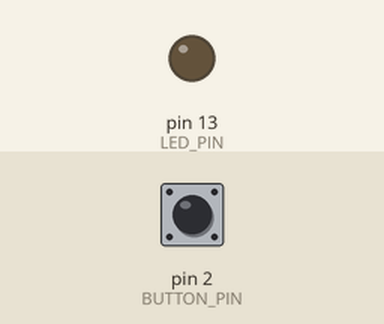
This sketch was run on a simulated Arduino Uno, built with avr-gcc and run on an emulated ATmega328P. Shown: output pins drawn as LEDs (lit = HIGH). Inputs (shaded band) come from the test bench; at power-on: pin 2 (BUTTON_PIN) HIGH.

Above: at 5.0 s.
5.1 s: pin 2 (BUTTON_PIN) pulled LOW for 0.15 s
At 5.5 s:
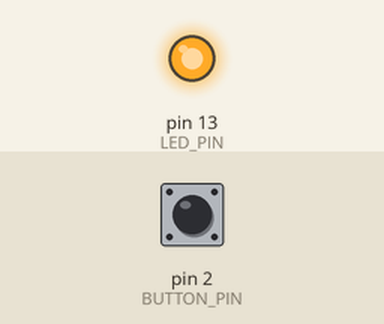
6.7 s: pin 2 (BUTTON_PIN) pulled LOW for 1 s
At 7.9 s:
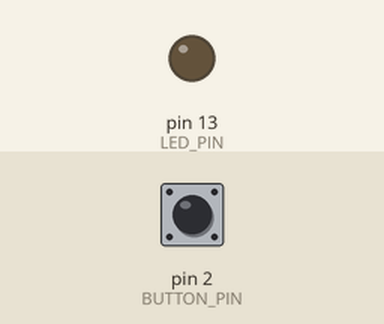
9.2 s: pin 2 (BUTTON_PIN) pulled LOW for 3.2 s
At 9.8 s:
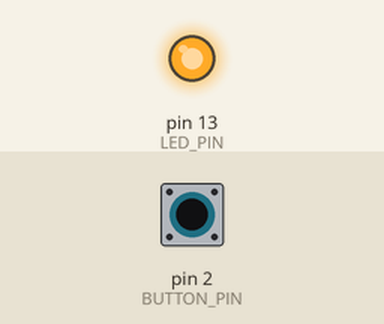
Timing chart, 0 to 12.2 s (numbered marks = the images above; inputs shaded):
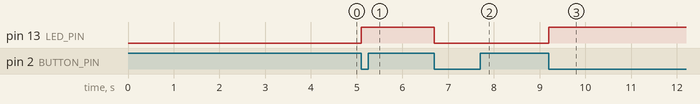

Measured:
- after the input at 5.1 s, pin 13 (LED_PIN): LOW → HIGH at once
- after the input at 6.7 s, pin 13 (LED_PIN): HIGH → LOW at once
- after the input at 9.2 s, pin 13 (LED_PIN): LOW → HIGH at once

The sketch:

CPSlab2ex1baremetal.ino
```cpp
#include <avr/io.h>
#include <avr/interrupt.h>
#include <stdbool.h>

#define BUTTON_PIN   PD2   // Digital pin 2
#define LED_PIN      PB5   // Digital pin 13

volatile bool ledState = false;

// Interrupt Service Routine for external interrupt INT0
ISR(INT0_vect) {
    ledState = !ledState;
    if (ledState)
        PORTB |= (1 << LED_PIN);   // Turn LED on
    else
        PORTB &= ~(1 << LED_PIN);  // Turn LED off
}

int main(void) {
    // ----- LED setup -----
    DDRB |= (1 << LED_PIN);      // Set PB5 as output

    // ----- Button setup -----
    DDRD &= ~(1 << BUTTON_PIN);  // Set PD2 as input
    PORTD |= (1 << BUTTON_PIN);  // Enable pull-up resistor

    // ----- Interrupt setup -----
    EICRA |= (1 << ISC01);  // INT0 triggered on falling edge (ISC01=1, ISC00=0)
    EICRA &= ~(1 << ISC00);
    EIMSK |= (1 << INT0);   // Enable INT0 interrupt

    sei(); // Enable global interrupts

    while (1) {
        // main loop does nothing, ISR handles LED toggle
    }
}
```
